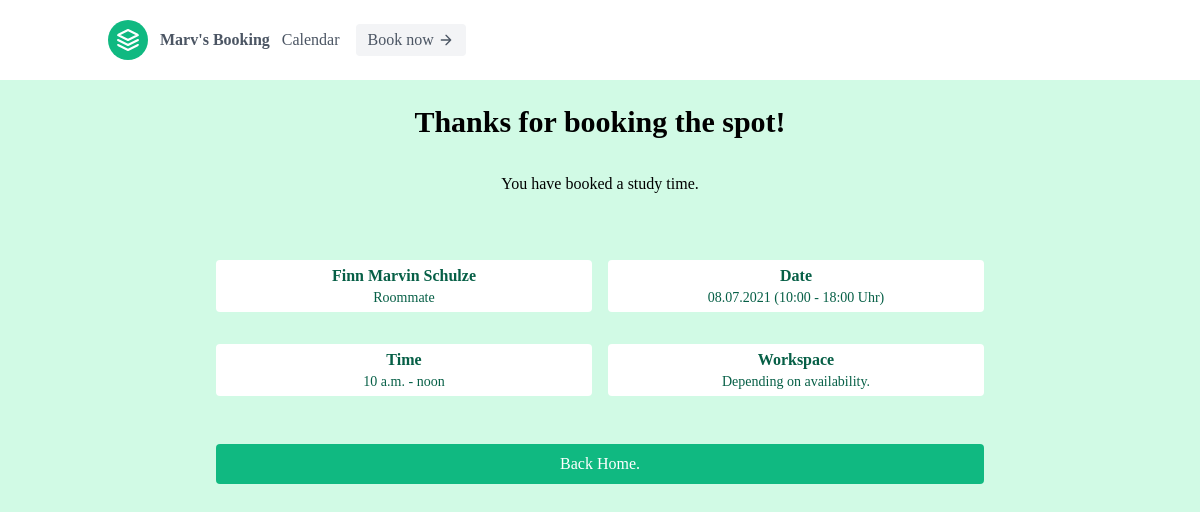
Screenshot of /27/book-overview/ with the database file from the repository.
### booking/models.py (models this page shows, shortened)
class Booking(models.Model):
    CONNECTION_CHOICES = [
        ('Friend', 'Friend'),
        ('Wife', 'Wife'),
        ('Roommate', 'Roommate'),
        ('Family', 'Family'),
        ('Stranger', 'Stranger')
    ]
    name = models.CharField(max_length=200)
    connection = models.CharField(
        max_length = 12,
        choices = CONNECTION_CHOICES,
        default = 'Friend',
        )
    date = models.ForeignKey(Timeslot, default=1, verbose_name="timeslot", on_delete=models.CASCADE)
    time_start = models.TimeField()
    time_end = models.TimeField()

class Timeslot(models.Model):
    date = models.DateField()
    time_start = models.TimeField()
    time_end = models.TimeField()
    av_seats = models.CharField(max_length=2, default=5)
    def __str__(self):
        d = datetime.datetime.strptime(str(self.date), '%Y-%m-%d')
        date = str(d.strftime('%d.%m.%Y'))
        t_s = self.time_start.strftime("%H:%M")
        t_e = self.time_end.strftime("%H:%M")
        return("{} ({} - {} Uhr)").format(date, t_s, t_e)

### booking/views.py (the view)
# urls.py: path('<int:booking_id>/book-overview/', views.bookingOverview, name='booking-overview'),
def bookingOverview(request, booking_id):
    booking = get_object_or_404(Booking, pk=booking_id)
    template_name = 'booking/book-overview.html'
    return render(request, template_name, {'booking': booking})

### booking/templates/booking/book-overview.html
{% extends 'booking/base.html' %}
{% block content %}
<div class="container mx-auto py-2 md:py-6 md:px-20 text-center">
    <h1 class=" text-2xl font-semibold sm:font-bold sm:text-3xl md:mb-4">Thanks for booking the spot!</h1>
    <p class="p-2 md:px-8 md:py-4 sm:text-center text-md font-light">You have booked a study time.</p>
    <div class="grid grid-cols-1 md:grid-cols-2 gap-y-4 gap-x-4 sm:gap-y-8 p-1 md:p-12">
        <div class="col-span-1 bg-white rounded text-green-800 p-1 grid grid-rows-1"><span class="text-md font-semibold">{{booking.name}}</span><span class="text-sm">{{booking.connection}}</span></div>
        <div class="col-span-1 bg-white rounded text-green-800 p-1 grid grid-rows-1"><span class="text-md font-semibold">Date</span><span class="text-sm">{{booking.date}}</span></div>
        <div class="col-span-1 bg-white rounded text-green-800 p-1 grid grid-rows-1"><span class="text-md font-semibold">Time</span><span class="text-sm">{{booking.time_start}} - {{booking.time_end}}</span></div>
        <div class="col-span-1 bg-white rounded text-green-800 p-1 grid grid-rows-1"><span class="text-md font-semibold">Workspace</span><span class="text-sm">Depending on availability.</span></div>
        <button class="col-span-1 md:col-span-2 mt-4 text-white bg-green-500 border-0 py-2 px-6 focus:outline-none hover:bg-green-600 rounded text-md"><a href="{% url 'booking:home' %}">Back Home.</a> </button>
    </div>
</div>
{% endblock %}

### rows the page displays
Booking: name "Finn Marvin Schulze", connection "Roommate", date "08.07.2021 (10:00 - 18:00 Uhr)", time_start "10 a.m.", time_end "noon"
